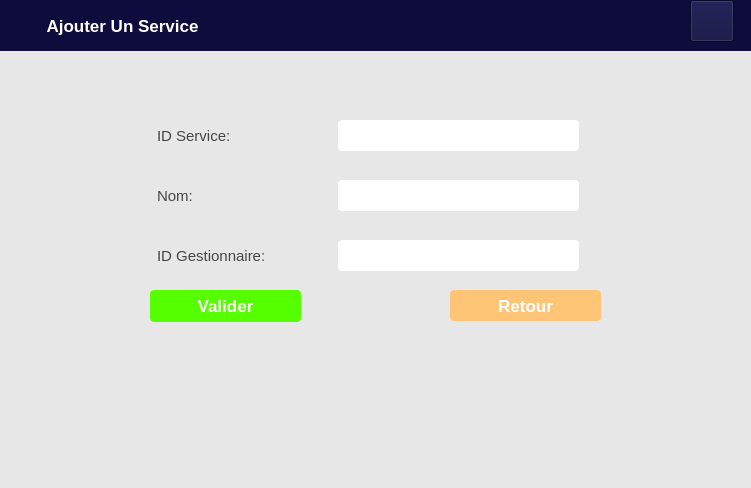
<?xml version="1.0" encoding="UTF-8"?>
<ui version="4.0">
 <class>Form</class>
 <widget class="QWidget" name="Form">
  <property name="geometry">
   <rect>
    <x>0</x>
    <y>0</y>
    <width>751</width>
    <height>488</height>
   </rect>
  </property>
  <property name="windowTitle">
   <string>Form</string>
  </property>
  <widget class="QLabel" name="label_2">
   <property name="geometry">
    <rect>
     <x>0</x>
     <y>50</y>
     <width>751</width>
     <height>441</height>
    </rect>
   </property>
   <property name="styleSheet">
    <string notr="true">background-color:rgb(231, 231, 231)</string>
   </property>
   <property name="text">
    <string/>
   </property>
  </widget>
  <widget class="QLineEdit" name="lineEdit_2">
   <property name="geometry">
    <rect>
     <x>338</x>
     <y>120</y>
     <width>241</width>
     <height>31</height>
    </rect>
   </property>
   <property name="font">
    <font>
     <pointsize>13</pointsize>
    </font>
   </property>
   <property name="styleSheet">
    <string notr="true">border-radius:4px</string>
   </property>
  </widget>
  <widget class="QLineEdit" name="lineEdit_4">
   <property name="geometry">
    <rect>
     <x>338</x>
     <y>240</y>
     <width>241</width>
     <height>31</height>
    </rect>
   </property>
   <property name="font">
    <font>
     <pointsize>13</pointsize>
    </font>
   </property>
   <property name="styleSheet">
    <string notr="true">border-radius:4px</string>
   </property>
  </widget>
  <widget class="QLineEdit" name="lineEdit_3">
   <property name="geometry">
    <rect>
     <x>338</x>
     <y>180</y>
     <width>241</width>
     <height>31</height>
    </rect>
   </property>
   <property name="font">
    <font>
     <pointsize>13</pointsize>
    </font>
   </property>
   <property name="styleSheet">
    <string notr="true">border-radius:4px</string>
   </property>
  </widget>
  <widget class="QLabel" name="nomLabel">
   <property name="geometry">
    <rect>
     <x>157</x>
     <y>180</y>
     <width>111</width>
     <height>31</height>
    </rect>
   </property>
   <property name="font">
    <font>
     <pointsize>11</pointsize>
    </font>
   </property>
   <property name="styleSheet">
    <string notr="true">color:rgb(70,68,68)</string>
   </property>
   <property name="text">
    <string>Nom:</string>
   </property>
  </widget>
  <widget class="QLabel" name="IdGestionnaireLabel">
   <property name="geometry">
    <rect>
     <x>157</x>
     <y>240</y>
     <width>111</width>
     <height>31</height>
    </rect>
   </property>
   <property name="font">
    <font>
     <pointsize>11</pointsize>
    </font>
   </property>
   <property name="styleSheet">
    <string notr="true">color:rgb(70,68,68)</string>
   </property>
   <property name="text">
    <string>ID Gestionnaire:</string>
   </property>
  </widget>
  <widget class="QPushButton" name="pushButton_2">
   <property name="geometry">
    <rect>
     <x>450</x>
     <y>290</y>
     <width>151</width>
     <height>31</height>
    </rect>
   </property>
   <property name="font">
    <font>
     <pointsize>13</pointsize>
     <weight>75</weight>
     <bold>true</bold>
    </font>
   </property>
   <property name="styleSheet">
    <string notr="true">background-color:rgb(255, 197, 119);
 color:rgb(255, 255, 255);
border-radius:4px</string>
   </property>
   <property name="text">
    <string>Retour</string>
   </property>
  </widget>
  <widget class="QLabel" name="idServiceLabel">
   <property name="geometry">
    <rect>
     <x>157</x>
     <y>120</y>
     <width>111</width>
     <height>31</height>
    </rect>
   </property>
   <property name="font">
    <font>
     <pointsize>11</pointsize>
    </font>
   </property>
   <property name="styleSheet">
    <string notr="true">color:rgb(70,68,68)</string>
   </property>
   <property name="text">
    <string>ID Service:</string>
   </property>
  </widget>
  <widget class="QPushButton" name="pushButton">
   <property name="geometry">
    <rect>
     <x>150</x>
     <y>290</y>
     <width>151</width>
     <height>32</height>
    </rect>
   </property>
   <property name="font">
    <font>
     <pointsize>13</pointsize>
     <weight>75</weight>
     <bold>true</bold>
    </font>
   </property>
   <property name="styleSheet">
    <string notr="true">background-color:rgb(85, 255, 0);
 color:rgb(255, 255, 255);
border-radius:4px</string>
   </property>
   <property name="text">
    <string>Valider</string>
   </property>
  </widget>
  <widget class="QLabel" name="label_3">
   <property name="geometry">
    <rect>
     <x>0</x>
     <y>0</y>
     <width>751</width>
     <height>51</height>
    </rect>
   </property>
   <property name="font">
    <font>
     <pointsize>13</pointsize>
     <weight>75</weight>
     <bold>true</bold>
    </font>
   </property>
   <property name="styleSheet">
    <string notr="true">color:rgb(255, 255, 255);
background-color:rgb(13,12,60)</string>
   </property>
   <property name="text">
    <string>          Ajouter Un Service</string>
   </property>
  </widget>
  <widget class="QPushButton" name="pushButton_3">
   <property name="geometry">
    <rect>
     <x>690</x>
     <y>0</y>
     <width>44</width>
     <height>42</height>
    </rect>
   </property>
   <property name="styleSheet">
    <string notr="true">background-image:url(:/newPrefix/PFA Dev/icons8-personne-homme-40.png);
background-repeat: no-repeat;
background-color:rgb(13,12,60)</string>
   </property>
   <property name="text">
    <string/>
   </property>
  </widget>
 </widget>
 <resources>
  <include location="../ferf.qrc"/>
 </resources>
 <connections/>
</ui>
